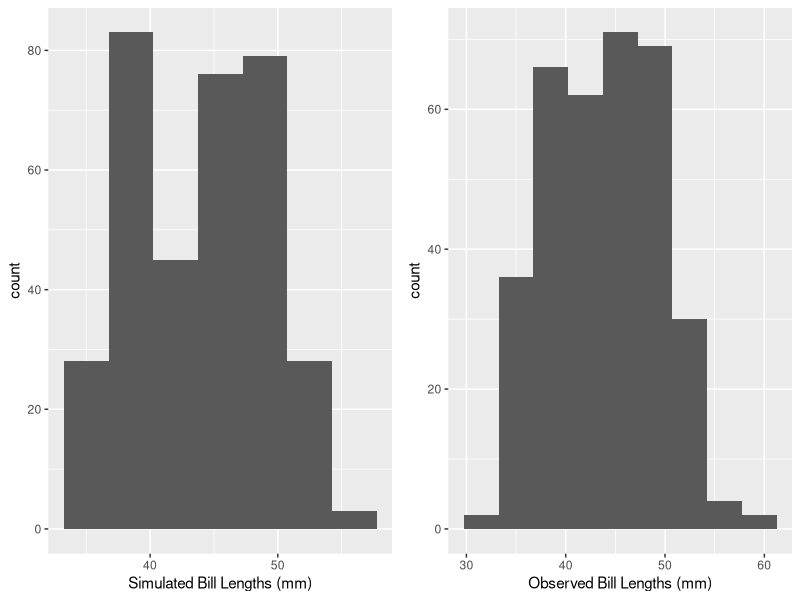
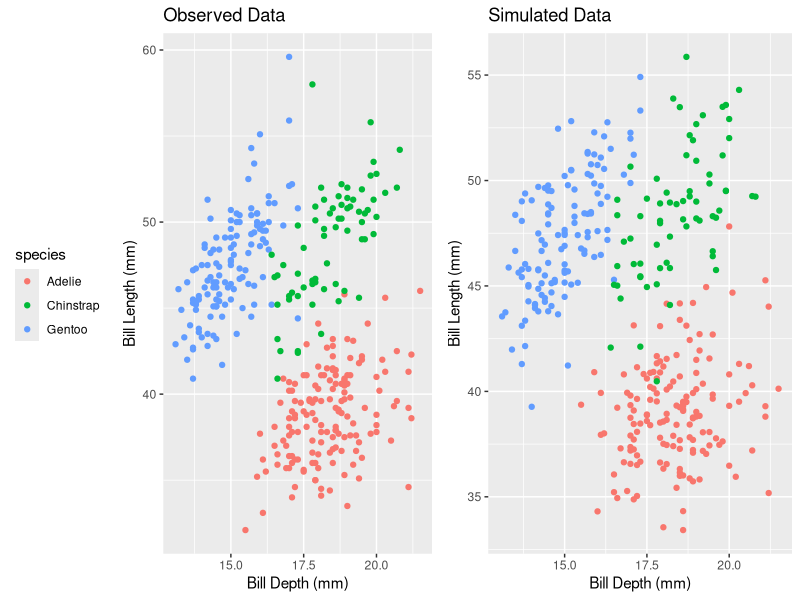
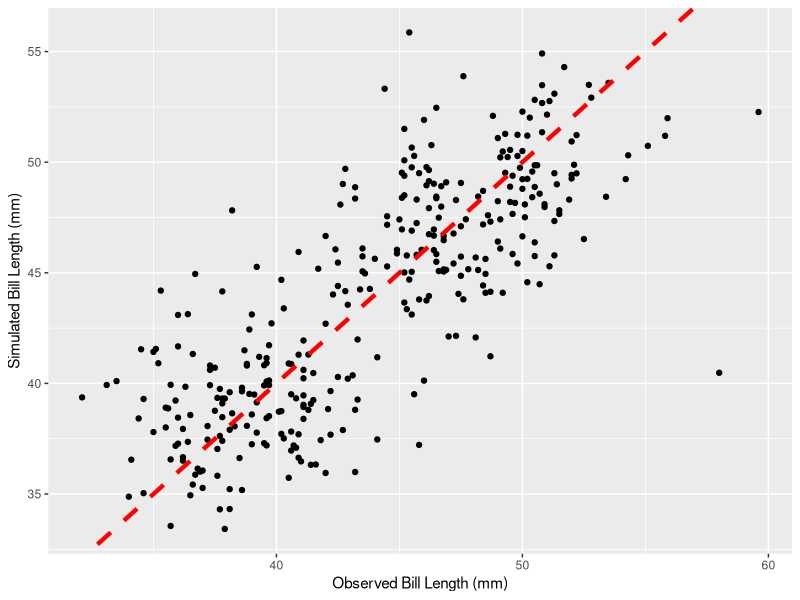
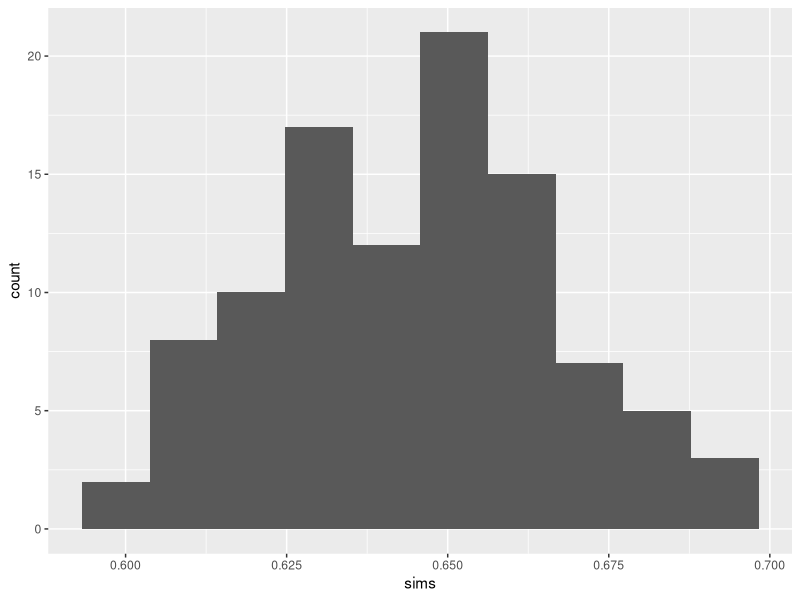

Write R code to recreate these figures, in order.
## ---- chunk 1
knitr::opts_chunk$set(echo = TRUE, 
                      warning = FALSE, 
                      message = FALSE, 
                      fig.align = "center")

library(tidyverse)

set.seed(0114)
## ---- chunk 2
library(palmerpenguins)

penguin_lm <- penguins %>% 
  lm(bill_length_mm ~ bill_depth_mm*species, data  = .)
## ---- chunk 3
penguin_predict <- predict(penguin_lm)
## ---- chunk 4
penguin_sigma <- sigma(penguin_lm)
## ---- chunk 5
noise <- function(x, mean = 0, sd){
  n <- length(x)
  new_data <- x + rnorm(n, mean, sd)
  return(new_data)
}
## ---- chunk 6
new_data <- tibble(predict_length = noise(penguin_predict, 
                                          sd = penguin_sigma)
                   )
## ---- chunk 7
pred <- new_data %>% 
  ggplot(aes(x = predict_length)) +
  geom_histogram(binwidth = 3.5) +
  labs(x = "Simulated Bill Lengths (mm)")
  xlim(25, 65)

obs <- penguins %>% 
  ggplot(aes(x = bill_length_mm)) + 
  geom_histogram(binwidth = 3.5) + 
  labs(x = "Observed Bill Lengths (mm)")
  xlim(25, 65)


gridExtra::grid.arrange(pred, obs, nrow = 1)
## ---- chunk 8
new_data <- penguins %>% 
  filter(!is.na(bill_depth_mm), 
         !is.na(bill_length_mm), 
         !is.na(species)) %>% 
  select(bill_length_mm, bill_depth_mm, species) %>% 
  bind_cols(new_data)

## ---- chunk 9
pred <- new_data %>% 
  ggplot(aes(y = predict_length, x = bill_depth_mm, color = species)) + 
  geom_point() + 
   labs(title = "Simulated Data", 
       x = "Bill Depth (mm)", 
       y = "Bill Length (mm)" ) + 
  theme(legend.position = "none")

obs <- penguins %>% 
  ggplot(aes(y = bill_length_mm, x = bill_depth_mm, color = species)) + 
  geom_point() + 
  labs(title = "Observed Data", 
       x = "Bill Depth (mm)", 
       y = "Bill Length (mm)" ) + 
  theme(legend.position = "left")

gridExtra::grid.arrange(obs, pred, nrow = 1, widths = c(0.55, 0.45))
## ---- chunk 10
new_data %>% 
  ggplot(aes(y = predict_length, x = bill_length_mm)) + 
  geom_point() + 
   labs(x = "Observed Bill Length (mm)", 
       y = "Simulated Bill Length (mm)" ) + 
  geom_abline(slope = 1, intercept = 0, 
              color = "red", linetype = "dashed", lwd = 1.5)

## ---- chunk 11
library(broom)

new_data %>% 
  lm(bill_length_mm ~ predict_length, data = .) %>% 
  glance() %>% 
  select(r.squared) %>% 
  pull()
## ---- chunk 12
nsims <- 100

sims <- map_dfc(1:nsims,
                ~tibble(sim = noise(penguin_predict, sd = penguin_sigma))) 
## ---- chunk 13
colnames(sims) <- colnames(sims) %>% 
  str_replace(pattern = "\\.\\.\\.",
                  replace = "_")
## ---- chunk 14
sims <- penguins %>% 
  filter(!is.na(bill_depth_mm), 
         !is.na(bill_length_mm), 
         !is.na(species)) %>% 
  select(bill_length_mm) %>% 
  bind_cols(sims)
## ---- chunk 15
obs_vs_sim <- function(df){
  lm(penguins$bill_length_mm ~ x)
}

sim_r_sq <- sims %>% 
  map( ~lm(bill_length_mm ~ .x, data = sims)) %>% 
  map(glance) %>% 
  map_dbl(~.$r.squared)
## ---- chunk 16
head(sim_r_sq)
## ---- chunk 17
sim_r_sq <- sim_r_sq[names(sim_r_sq) != "bill_length_mm"]
## ---- chunk 18
tibble(sims = sim_r_sq) %>% 
  ggplot(aes(x = sims)) + 
  geom_histogram(binwidth = 0.0105)
